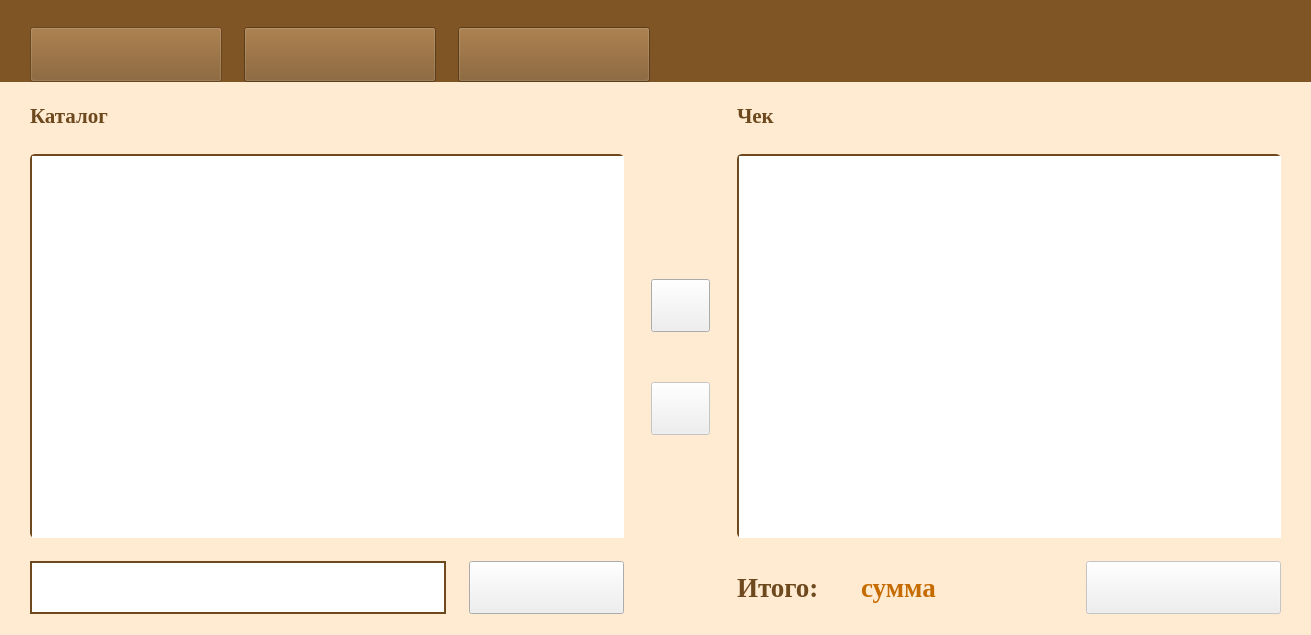
<?xml version="1.0" encoding="UTF-8"?>
<ui version="4.0">
 <class>MainWindow</class>
 <widget class="QMainWindow" name="MainWindow">
  <property name="geometry">
   <rect>
    <x>0</x>
    <y>0</y>
    <width>1311</width>
    <height>635</height>
   </rect>
  </property>
  <property name="windowTitle">
   <string>MainWindow</string>
  </property>
  <property name="styleSheet">
   <string notr="true">QMainWindow{
	background-color: rgba(255, 234, 210, 1);
}

QScrollBar:horizontal{
    border: 2px solid #6E491E;
    background:  #E7C49C;
   	height: 20px;
    margin: 0px 20px 0 20px;
}

QScrollBar::handle:horizontal {
    background: #7F5525;
    min-width: 20px;
}

QScrollBar::add-line:horizontal {
    border: 2px solid #6E491E;
   background:  #E7C49C;
    width: 20px;
    subcontrol-position: right;
    subcontrol-origin: margin;
}

QScrollBar::sub-line:horizontal{
    border: 2px solid #6E491E;
   background:  #E7C49C;
    width: 20px;
    subcontrol-position: left;
    subcontrol-origin: margin;
}

QScrollBar::left-arrow:horizontal {
    width: 10px;
    height: 10px;
	border-image: url(:/image/scrollbar_left.png);
}

QScrollBar::right-arrow:horizontal  {
    width: 10px;
    height: 10px;
	border-image: url(:/image/scrollbar_right.png);
}

QScrollBar:vertical{
    border: 2px solid #6E491E;
    background:  #E7C49C;
	width: 20px;
    margin: 20px 0px 20 0px;
}

QScrollBar::handle:vertical {
    background: #7F5525;
    min-height: 20px;
}

QScrollBar::add-line:vertical {
    border: 2px solid #6E491E;
   background:  #E7C49C;
    height:  20px;
    subcontrol-position: bottom;
    subcontrol-origin: margin;
}

QScrollBar::sub-line:vertical{
    border: 2px solid #6E491E;
   background:  #E7C49C;
    height: 20px;
    subcontrol-position: top;
    subcontrol-origin: margin;
}

QScrollBar::up-arrow:vertical {
    width: 10px;
    height: 10px;
	border-image: url(:/image/scrollbar_up.png);
}

QScrollBar::down-arrow:vertical  {
    width: 10px;
    height: 10px;
	border-image: url(:/image/scrollbar_down.png);
}</string>
  </property>
  <widget class="QWidget" name="centralwidget">
   <property name="styleSheet">
    <string notr="true"/>
   </property>
   <layout class="QGridLayout" name="centralwidget_layout">
    <property name="leftMargin">
     <number>0</number>
    </property>
    <property name="topMargin">
     <number>0</number>
    </property>
    <property name="rightMargin">
     <number>0</number>
    </property>
    <item row="2" column="0">
     <layout class="QHBoxLayout" name="work_area_layout">
      <property name="spacing">
       <number>7</number>
      </property>
      <property name="leftMargin">
       <number>30</number>
      </property>
      <property name="rightMargin">
       <number>30</number>
      </property>
      <item>
       <layout class="QVBoxLayout" name="catalog_layout">
        <property name="spacing">
         <number>23</number>
        </property>
        <property name="topMargin">
         <number>12</number>
        </property>
        <property name="bottomMargin">
         <number>12</number>
        </property>
        <item>
         <widget class="QLabel" name="catalog_label">
          <property name="minimumSize">
           <size>
            <width>101</width>
            <height>31</height>
           </size>
          </property>
          <property name="font">
           <font>
            <family>Times New Roman</family>
            <pointsize>16</pointsize>
            <weight>75</weight>
            <bold>true</bold>
           </font>
          </property>
          <property name="styleSheet">
           <string notr="true">color: #6E491E;</string>
          </property>
          <property name="text">
           <string>Каталог</string>
          </property>
         </widget>
        </item>
        <item>
         <widget class="QTableView" name="catalog_table">
          <property name="styleSheet">
           <string notr="true">QTableView {
	border:none;
	border-top:2px solid #6E491E; 
  	border-left: 2px solid #6E491E; 
	border-radius: 5px;
	gridline-color: #6E491E; 
	color: #563916;	
	font: 14pt &quot;Times New Roman&quot;;
  }

QTableView::item {
    border-bottom:1px solid #6E491E; 
  	border-left: 0.4px solid #6E491E; 
	border-right: 0.5px solid #6E491E; 
}
 
QTableView::item:selected {
	background-color: rgb(218, 218, 218);
 }

QHeaderView::section {
	border: none;
 	border-bottom: 2px solid #6E491E; 
  	border-left: 0.4px solid #6E491E; 
	border-right: 2px solid #6E491E; ; 
    background-color: #E7C49C; 
	color: #563916;
	font: 14pt &quot;Times New Roman&quot;;
    padding: 3px;
}

QHeaderView::down-arrow {
	width: 26px; 
	height:18px; 
	subcontrol-position: bottom right; 
}
</string>
          </property>
          <property name="frameShape">
           <enum>QFrame::WinPanel</enum>
          </property>
          <property name="frameShadow">
           <enum>QFrame::Plain</enum>
          </property>
          <property name="lineWidth">
           <number>0</number>
          </property>
          <property name="editTriggers">
           <set>QAbstractItemView::NoEditTriggers</set>
          </property>
          <property name="tabKeyNavigation">
           <bool>false</bool>
          </property>
          <property name="showDropIndicator" stdset="0">
           <bool>false</bool>
          </property>
          <property name="dragDropOverwriteMode">
           <bool>false</bool>
          </property>
          <property name="selectionMode">
           <enum>QAbstractItemView::SingleSelection</enum>
          </property>
          <property name="selectionBehavior">
           <enum>QAbstractItemView::SelectRows</enum>
          </property>
          <property name="sortingEnabled">
           <bool>true</bool>
          </property>
          <attribute name="horizontalHeaderCascadingSectionResizes">
           <bool>false</bool>
          </attribute>
          <attribute name="horizontalHeaderHighlightSections">
           <bool>false</bool>
          </attribute>
          <attribute name="horizontalHeaderShowSortIndicator" stdset="0">
           <bool>true</bool>
          </attribute>
          <attribute name="horizontalHeaderStretchLastSection">
           <bool>true</bool>
          </attribute>
          <attribute name="verticalHeaderVisible">
           <bool>false</bool>
          </attribute>
          <attribute name="verticalHeaderStretchLastSection">
           <bool>true</bool>
          </attribute>
         </widget>
        </item>
        <item>
         <layout class="QHBoxLayout" name="search_layout">
          <item>
           <widget class="QTextEdit" name="search_field">
            <property name="minimumSize">
             <size>
              <width>416</width>
              <height>53</height>
             </size>
            </property>
            <property name="maximumSize">
             <size>
              <width>16777215</width>
              <height>53</height>
             </size>
            </property>
            <property name="font">
             <font>
              <family>Times New Roman</family>
              <pointsize>18</pointsize>
              <weight>50</weight>
              <italic>false</italic>
              <bold>false</bold>
             </font>
            </property>
            <property name="styleSheet">
             <string notr="true">QTextEdit{
	border: 2px solid #6E491E;
	color: #563916;
	font: 18pt &quot;Times New Roman&quot;;
}</string>
            </property>
            <property name="verticalScrollBarPolicy">
             <enum>Qt::ScrollBarAlwaysOff</enum>
            </property>
            <property name="horizontalScrollBarPolicy">
             <enum>Qt::ScrollBarAlwaysOff</enum>
            </property>
           </widget>
          </item>
          <item>
           <widget class="QPushButton" name="find_button">
            <property name="minimumSize">
             <size>
              <width>155</width>
              <height>53</height>
             </size>
            </property>
            <property name="maximumSize">
             <size>
              <width>155</width>
              <height>53</height>
             </size>
            </property>
            <property name="toolTip">
             <string/>
            </property>
            <property name="whatsThis">
             <string/>
            </property>
            <property name="styleSheet">
             <string notr="true">QPushButton{
	border-image: url(:/image/find_button.png);
}

QPushButton:pressed{
	border-image: url(:/image/find_pressbutton.png);
}
</string>
            </property>
            <property name="text">
             <string/>
            </property>
           </widget>
          </item>
         </layout>
        </item>
       </layout>
      </item>
      <item>
       <layout class="QVBoxLayout" name="filling_layout">
        <property name="spacing">
         <number>50</number>
        </property>
        <property name="leftMargin">
         <number>20</number>
        </property>
        <property name="rightMargin">
         <number>20</number>
        </property>
        <item>
         <spacer name="filling_spacer1">
          <property name="orientation">
           <enum>Qt::Vertical</enum>
          </property>
          <property name="sizeHint" stdset="0">
           <size>
            <width>20</width>
            <height>40</height>
           </size>
          </property>
         </spacer>
        </item>
        <item>
         <widget class="QPushButton" name="add_button">
          <property name="enabled">
           <bool>true</bool>
          </property>
          <property name="sizePolicy">
           <sizepolicy hsizetype="Minimum" vsizetype="Fixed">
            <horstretch>0</horstretch>
            <verstretch>0</verstretch>
           </sizepolicy>
          </property>
          <property name="minimumSize">
           <size>
            <width>59</width>
            <height>53</height>
           </size>
          </property>
          <property name="toolTip">
           <string>Добавить товар</string>
          </property>
          <property name="styleSheet">
           <string notr="true">QPushButton{
	border-image: url(:/image/add_button.png);
}

QPushButton:pressed {
	border-image: url(:/image/add_pressbutton.png);
}

QPushButton:disabled {
	border-image: url(:/image/add_disablebutton.png);
}</string>
          </property>
          <property name="text">
           <string/>
          </property>
         </widget>
        </item>
        <item>
         <widget class="QPushButton" name="remove_button">
          <property name="enabled">
           <bool>false</bool>
          </property>
          <property name="sizePolicy">
           <sizepolicy hsizetype="Minimum" vsizetype="Fixed">
            <horstretch>0</horstretch>
            <verstretch>0</verstretch>
           </sizepolicy>
          </property>
          <property name="minimumSize">
           <size>
            <width>59</width>
            <height>53</height>
           </size>
          </property>
          <property name="toolTip">
           <string>Убрать товар</string>
          </property>
          <property name="styleSheet">
           <string notr="true">QPushButton{
	border-image: url(:/image/remove_button.png);
}

QPushButton:pressed {
	border-image: url(:/image/remove_pressbutton.png);
}

QPushButton:disabled {
	border-image: url(:/image/remove_disablebutton.png);
}</string>
          </property>
          <property name="text">
           <string/>
          </property>
         </widget>
        </item>
        <item>
         <spacer name="filling_spacer2">
          <property name="orientation">
           <enum>Qt::Vertical</enum>
          </property>
          <property name="sizeHint" stdset="0">
           <size>
            <width>20</width>
            <height>40</height>
           </size>
          </property>
         </spacer>
        </item>
       </layout>
      </item>
      <item>
       <layout class="QVBoxLayout" name="check_layout">
        <property name="spacing">
         <number>23</number>
        </property>
        <property name="topMargin">
         <number>12</number>
        </property>
        <property name="bottomMargin">
         <number>12</number>
        </property>
        <item>
         <widget class="QLabel" name="chek_label">
          <property name="minimumSize">
           <size>
            <width>101</width>
            <height>31</height>
           </size>
          </property>
          <property name="font">
           <font>
            <family>Times New Roman</family>
            <pointsize>16</pointsize>
            <weight>75</weight>
            <bold>true</bold>
           </font>
          </property>
          <property name="styleSheet">
           <string notr="true">color: #6E491E;</string>
          </property>
          <property name="text">
           <string>Чек</string>
          </property>
         </widget>
        </item>
        <item>
         <widget class="QTableView" name="chek_table">
          <property name="styleSheet">
           <string notr="true">QTableView {
	border:none;
	border-top:2px solid #6E491E; 
  	border-left: 2px solid #6E491E; 
	border-radius: 5px;
	gridline-color: #6E491E; 
	color: #563916;	
	font: 14pt &quot;Times New Roman&quot;;
  }

QTableView::item {
    border-bottom:1px solid #6E491E; 
  	border-left: 0.4px solid #6E491E; 
	border-right: 0.5px solid #6E491E; 
}
 
QTableView::item:selected {
	background-color: rgb(218, 218, 218);
 }

QHeaderView::section {
	border: none;
 	border-bottom: 2px solid #6E491E; 
  	border-left: 0.4px solid #6E491E; 
	border-right: 2px solid #6E491E; ; 
    background-color: #E7C49C; 
	color: #563916;
	font: 14pt &quot;Times New Roman&quot;;
    padding: 3px;
}

QHeaderView::down-arrow {
	width: 26px; 
	height:18px; 
	subcontrol-position: bottom right; 
}
</string>
          </property>
          <property name="frameShape">
           <enum>QFrame::WinPanel</enum>
          </property>
          <property name="frameShadow">
           <enum>QFrame::Plain</enum>
          </property>
          <property name="editTriggers">
           <set>QAbstractItemView::NoEditTriggers</set>
          </property>
          <property name="tabKeyNavigation">
           <bool>false</bool>
          </property>
          <property name="showDropIndicator" stdset="0">
           <bool>false</bool>
          </property>
          <property name="dragDropOverwriteMode">
           <bool>false</bool>
          </property>
          <property name="selectionMode">
           <enum>QAbstractItemView::SingleSelection</enum>
          </property>
          <property name="selectionBehavior">
           <enum>QAbstractItemView::SelectRows</enum>
          </property>
          <property name="sortingEnabled">
           <bool>true</bool>
          </property>
          <attribute name="horizontalHeaderCascadingSectionResizes">
           <bool>false</bool>
          </attribute>
          <attribute name="horizontalHeaderHighlightSections">
           <bool>false</bool>
          </attribute>
          <attribute name="horizontalHeaderShowSortIndicator" stdset="0">
           <bool>true</bool>
          </attribute>
          <attribute name="horizontalHeaderStretchLastSection">
           <bool>true</bool>
          </attribute>
          <attribute name="verticalHeaderVisible">
           <bool>false</bool>
          </attribute>
          <attribute name="verticalHeaderCascadingSectionResizes">
           <bool>false</bool>
          </attribute>
          <attribute name="verticalHeaderStretchLastSection">
           <bool>true</bool>
          </attribute>
         </widget>
        </item>
        <item>
         <layout class="QHBoxLayout" name="result_layout">
          <item>
           <widget class="QLabel" name="result_label">
            <property name="minimumSize">
             <size>
              <width>101</width>
              <height>37</height>
             </size>
            </property>
            <property name="maximumSize">
             <size>
              <width>101</width>
              <height>37</height>
             </size>
            </property>
            <property name="font">
             <font>
              <family>Times New Roman</family>
              <pointsize>20</pointsize>
              <weight>75</weight>
              <bold>true</bold>
             </font>
            </property>
            <property name="styleSheet">
             <string notr="true">color: #6E491E;</string>
            </property>
            <property name="text">
             <string>Итого:</string>
            </property>
           </widget>
          </item>
          <item>
           <widget class="QLabel" name="total_label">
            <property name="minimumSize">
             <size>
              <width>146</width>
              <height>37</height>
             </size>
            </property>
            <property name="maximumSize">
             <size>
              <width>16777215</width>
              <height>37</height>
             </size>
            </property>
            <property name="font">
             <font>
              <family>Times New Roman</family>
              <pointsize>20</pointsize>
              <weight>75</weight>
              <bold>true</bold>
             </font>
            </property>
            <property name="styleSheet">
             <string notr="true">color: #C66B00;</string>
            </property>
            <property name="text">
             <string>сумма</string>
            </property>
           </widget>
          </item>
          <item>
           <widget class="QPushButton" name="confirm_button">
            <property name="enabled">
             <bool>false</bool>
            </property>
            <property name="minimumSize">
             <size>
              <width>195</width>
              <height>53</height>
             </size>
            </property>
            <property name="maximumSize">
             <size>
              <width>195</width>
              <height>53</height>
             </size>
            </property>
            <property name="toolTip">
             <string>Создать чек</string>
            </property>
            <property name="styleSheet">
             <string notr="true">QPushButton{
	border-image: url(:/image/confirm_button.png);
}

QPushButton:pressed {
	border-image: url(:/image/confirm_pressbutton.png);
}

QPushButton:disabled {
	border-image: url(:/image/confirm_disablebutton.png);
}</string>
            </property>
            <property name="text">
             <string/>
            </property>
           </widget>
          </item>
         </layout>
        </item>
       </layout>
      </item>
     </layout>
    </item>
    <item row="0" column="0">
     <widget class="QFrame" name="tabs">
      <property name="styleSheet">
       <string notr="true">background-color: #7F5525;</string>
      </property>
      <property name="frameShape">
       <enum>QFrame::NoFrame</enum>
      </property>
      <property name="frameShadow">
       <enum>QFrame::Raised</enum>
      </property>
      <layout class="QHBoxLayout" name="tabs_layout">
       <property name="spacing">
        <number>22</number>
       </property>
       <property name="leftMargin">
        <number>30</number>
       </property>
       <property name="topMargin">
        <number>27</number>
       </property>
       <property name="rightMargin">
        <number>30</number>
       </property>
       <property name="bottomMargin">
        <number>0</number>
       </property>
       <item>
        <widget class="QPushButton" name="catalog_button">
         <property name="enabled">
          <bool>false</bool>
         </property>
         <property name="minimumSize">
          <size>
           <width>192</width>
           <height>55</height>
          </size>
         </property>
         <property name="toolTip">
          <string/>
         </property>
         <property name="autoFillBackground">
          <bool>false</bool>
         </property>
         <property name="styleSheet">
          <string notr="true">QPushButton{
	border-image: url(:/image/catalog_button.png);
}

QPushButton:disabled{
	border-image: url(:/image/catalog_pressbutton.png);
}

QPushButton:hover{
	border-image: url(:/image/catalog_hoverbutton.png);
}</string>
         </property>
         <property name="text">
          <string/>
         </property>
        </widget>
       </item>
       <item>
        <widget class="QPushButton" name="sales_button">
         <property name="minimumSize">
          <size>
           <width>192</width>
           <height>55</height>
          </size>
         </property>
         <property name="styleSheet">
          <string notr="true">QPushButton{
	border-image: url(:/image/sales_button.png);
}

QPushButton:disabled{
	border-image: url(:/image/sales_pressbutton.png);
}


QPushButton:hover{
	
	border-image: url(:/image/sales_hoverbutton.png);
}</string>
         </property>
         <property name="text">
          <string/>
         </property>
        </widget>
       </item>
       <item>
        <widget class="QPushButton" name="management_button">
         <property name="enabled">
          <bool>true</bool>
         </property>
         <property name="minimumSize">
          <size>
           <width>192</width>
           <height>55</height>
          </size>
         </property>
         <property name="styleSheet">
          <string notr="true">QPushButton{
	border-image: url(:/image/managment_button.png);
}

QPushButton:disabled{
	border-image: url(:/image/managment_pressbutton.png);
}

QPushButton:hover{
	border-image: url(:/image/managment_hoverbutton.png);
}</string>
         </property>
         <property name="text">
          <string/>
         </property>
        </widget>
       </item>
       <item>
        <spacer name="tabs_spacer">
         <property name="orientation">
          <enum>Qt::Horizontal</enum>
         </property>
         <property name="sizeHint" stdset="0">
          <size>
           <width>40</width>
           <height>20</height>
          </size>
         </property>
        </spacer>
       </item>
      </layout>
     </widget>
    </item>
   </layout>
  </widget>
 </widget>
 <resources>
  <include location="resources/images/images.qrc"/>
 </resources>
 <connections/>
</ui>
